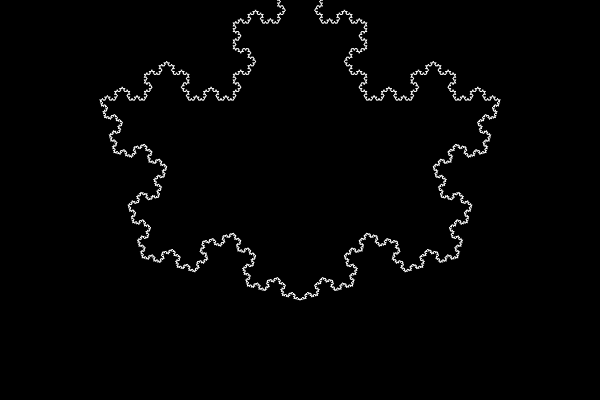
Frame 1 (no input)
Frame 60 (no input): identical to frame 1, image omitted
Frame 120 (the mouse pressed at the canvas centre since frame 60): identical to frame 1, image omitted

The p5.js sketch that drew this single still picture (run headless with seeded random() and noise() and a simulated clock; from frame 60 on, the mouse is pressed at the canvas centre):

// p5.js sketch
// ── sketch.js
let count = 0;

let segments = [];
let numGenerations = 5;

function setup() {
 createCanvas(600, 400);
 colorMode(HSB);

 background(0, 0, 100);

 stroke(0, 0, 100);

 rectMode(CENTER);
 noFill();

 let start = createVector(100, 100);
 let end = createVector(500, 100);
 segments.push(new KochLine(start, end));

 start = createVector(100, 100);
 end = createVector(300, 300);
 segments.push(new KochLine(end, start));

 start = createVector(300, 300);
 end = createVector(500, 100);
 segments.push(new KochLine(end, start));

 for (let i = 0; i < numGenerations; i++){
    generate();
 }

}

function draw() {
  background(0, 0, 0);

  for (let segment of segments){
    segment.update();
    segment.show();
  }

  // count = 0;

  // push();
  // translate(width / 2, height/2);
  // scale(map(noise(frameCount * 0.002), 0, 1, 1, 5));
  // rotate(frameCount * 0.005);
  // drawCircles(0, 0, 400);
  // pop();

}

function generate(){
  let next = [];
  for (let segment of segments){
    segment.createKochLinePoints();
    next.push(new KochLine(segment.a, segment.b));
    next.push(new KochLine(segment.b, segment.c));
    next.push(new KochLine(segment.c, segment.d));
    next.push(new KochLine(segment.d, segment.e));
  }
  segments = next;
}

function drawCircles(x, y, diameter){
  count++;

  let h = map(count + frameCount * 0.1, 0, 24, 0, 360) % 360;
  stroke(h, 50, 100);

  if (count % 2 === 0){
    ellipse(x, y, diameter);
  }else{
    rect(x, y, diameter, diameter);
  }
  
  if (diameter > 1){
    drawCircles(x, y, diameter/map(sin(frameCount * 0.01), -1, 1, 1.1, 2));
  }else {
    // console.log(count);
  }
}
// ── KochLine.js
class KochLine{
    constructor(start, end){
        this.start = start;
        this.end = end;
    }

    update(){
        // this.sta
    }

    show(){
        line(this.start.x, this.start.y, this.end.x, this.end.y);
    }

    createKochLinePoints(){
        this.a = this.start;
        this.e = this.end;

        let dirFromAtoE = p5.Vector.sub(this.e, this.a);
        let distanceFromAtoE = dirFromAtoE.mag();
        dirFromAtoE.normalize();
        dirFromAtoE.mult(distanceFromAtoE / 3);
        this.b = p5.Vector.add(this.a, dirFromAtoE);
        this.d = p5.Vector.add(this.b, dirFromAtoE);
        dirFromAtoE.rotate(radians(-60));
        this.c = p5.Vector.add(this.b, dirFromAtoE);


    }
}
